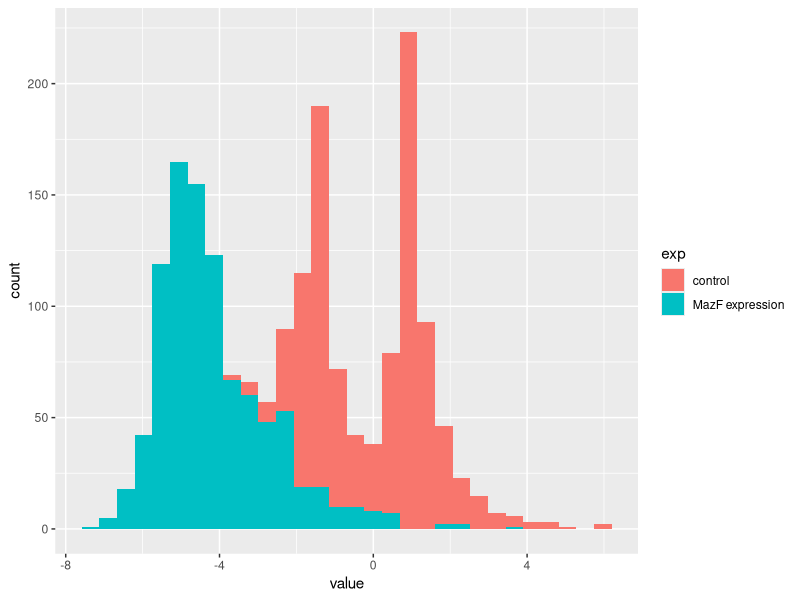

Write the R code that produced this figure.
## ---- chunk 1
library(tidyverse)
library(reshape2)
library(skimr)
## ---- chunk 2
d <- read_delim("forboxplot.csv", delim = ";")
## ---- chunk 3
skim(d)
## ---- chunk 4
d_long <- melt(d)
## ---- chunk 5
d_long$variable <- d_long$variable %>%  str_trim(side = "both")
## ---- chunk 6
d_long1 <- d_long %>% separate(variable, c("exp", "time", "min"), sep = " ")
## ---- chunk 7
d_long1$time <- str_replace_all(d_long1$time, "h", "")
d_long1$time <- str_replace_all(d_long1$time, "1", "60")
d_long1$time <- as.numeric(d_long1$time)
## ---- chunk 8
d_long1$`MazF regulon` <- d_long1$`MazF regulon` %>% str_replace_all("yes", "MazF regulon")
d_long1$`MazF regulon` <- d_long1$`MazF regulon` %>% str_replace_all("no", "other proteins")
## ---- chunk 9
d_long1$exp <- d_long1$exp %>% str_replace_all("MazF", "MazF expression")
## ---- chunk 10
d_long1 <- d_long1 %>% select(-min)
## ---- chunk 11
ggplot(d_long1, aes(x = value, fill = exp)) +
  geom_histogram(bins = 30)
